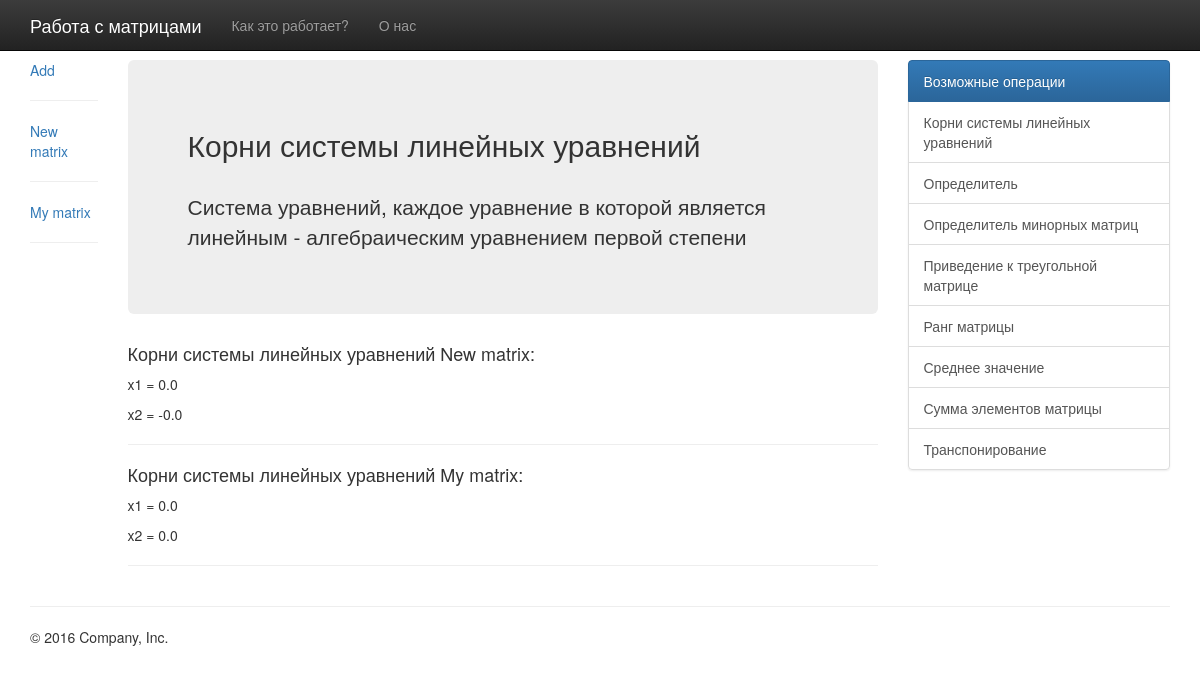
Page /root_system/ on the committed database.
### matrix/models.py (models this page shows, shortened)
class Matrix(models.Model):
    name = models.CharField(max_length=25, default="New matrix")
    rows = models.PositiveIntegerField(default=0)
    columns = models.PositiveIntegerField(default=0)
    values = models.TextField()
    file = models.FileField()
    def matrix(self):
        array = make_array(self.values)
        return array
    def determinate(self):
        if self.rows == self.columns:
            array = np.array(make_array(self.values))
            array.shape = (int(self.rows), int(self.columns))
            return np.around(np.linalg.det(array), decimals=2)
        else:
            return "Ошибка. Матрица не квадратная. Невозможно найти определитель!"
    def root_system(self):
        if self.determinate():
            if self.rows == self.columns:
                answer = np.zeros(self.rows)
                array_x = []
                for x in range(self.rows):
                    array_x.append('x' + str(x + 1))
                roots = list(zip(array_x, np.linalg.solve(np.array(make_array(self.values)), answer)))
                return roots
            else:
                return "Ошибка. Матрица не квадратная. Один из аргументов равен бесконечности!"
        else:
            return "Сингулярная матрица. Определитель равен 0!"

### matrix/views.py (the view)
# urls.py: path('root_system/', RootSystemView.as_view(), name='root_system'),
class RootSystemView(ListView):
    model = Matrix
    template_name = 'root_system.html'

### matrix/models.py (called while the page is built)
def make_array(string):
    lines = string.splitlines()
    array = list(map(lambda x: list(map(int, x.split())), lines))
    return array

### templates/root_system.html
{% extends 'base.html' %}
{% block content %}
    <div class="col-sm-1">
        <div class="card"><a href="{% url 'create' %}">Add</a></div>
        <hr/>
        {% for matrix in object_list %}
            <div class="card"><a href="{% url 'detail' matrix.pk %}">{{ matrix.name }}</a></div>
            <hr/>
        {% endfor %}
    </div>
    <div class="col-sm-8">
        <div class="jumbotron">
            <h2>Корни системы линейных уравнений</h2>
            <br>
            <p>Система уравнений, каждое уравнение в которой является линейным -
                алгебраическим уравнением первой степени</p>
        </div>
    {% for matrix in object_list %}
        <h4>Корни системы линейных уравнений {{ matrix.name }}:</h4>
        {% if matrix.rows == matrix.columns and matrix.determinate %}
            {% for root, anwer in matrix.root_system %}
                <p>{{ root }} = {{ anwer }} </p>
            {% endfor %}
        {% else %}
            <p>{{ matrix.root_system }}</p>
        {% endif %}
        <hr/>
    {% endfor %}
    </div>
{% endblock content %}

### rows in the picture
Matrix: name "New matrix", root_system "x1" "x2", root_system "0.0" "-0.0"
Matrix: name "My matrix", root_system "x1" "x2", root_system "0.0" "0.0"
